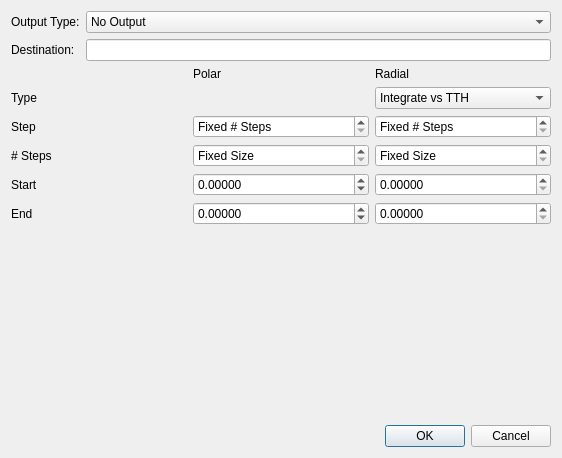
<?xml version="1.0" encoding="UTF-8"?>
<ui version="4.0">
 <class>QxrdPolarTransformDialog</class>
 <widget class="QDialog" name="QxrdPolarTransformDialog">
  <property name="geometry">
   <rect>
    <x>0</x>
    <y>0</y>
    <width>562</width>
    <height>458</height>
   </rect>
  </property>
  <property name="windowTitle">
   <string>Polar Transform Current Image...</string>
  </property>
  <layout class="QGridLayout" name="gridLayout_2">
   <item row="7" column="1">
    <spacer name="verticalSpacer">
     <property name="orientation">
      <enum>Qt::Vertical</enum>
     </property>
     <property name="sizeHint" stdset="0">
      <size>
       <width>268</width>
       <height>119</height>
      </size>
     </property>
    </spacer>
   </item>
   <item row="2" column="1">
    <widget class="QLineEdit" name="m_Destination"/>
   </item>
   <item row="2" column="0">
    <widget class="QLabel" name="label_8">
     <property name="text">
      <string>Destination:</string>
     </property>
    </widget>
   </item>
   <item row="5" column="0" colspan="2">
    <layout class="QGridLayout" name="gridLayout">
     <item row="0" column="1">
      <widget class="QLabel" name="label">
       <property name="text">
        <string>Polar</string>
       </property>
      </widget>
     </item>
     <item row="0" column="2">
      <widget class="QLabel" name="label_2">
       <property name="text">
        <string>Radial</string>
       </property>
      </widget>
     </item>
     <item row="1" column="0">
      <widget class="QLabel" name="label_3">
       <property name="text">
        <string>Type</string>
       </property>
      </widget>
     </item>
     <item row="1" column="2">
      <widget class="QComboBox" name="m_RadialType">
       <item>
        <property name="text">
         <string>Integrate vs TTH</string>
        </property>
       </item>
       <item>
        <property name="text">
         <string>Integrate vs Q</string>
        </property>
       </item>
       <item>
        <property name="text">
         <string>Integrate vs R</string>
        </property>
       </item>
      </widget>
     </item>
     <item row="2" column="0">
      <widget class="QLabel" name="label_4">
       <property name="text">
        <string>Step</string>
       </property>
      </widget>
     </item>
     <item row="2" column="1">
      <widget class="QDoubleSpinBox" name="m_PolarStep">
       <property name="specialValueText">
        <string>Fixed # Steps</string>
       </property>
       <property name="decimals">
        <number>5</number>
       </property>
       <property name="singleStep">
        <double>0.001000000000000</double>
       </property>
      </widget>
     </item>
     <item row="2" column="2">
      <widget class="QDoubleSpinBox" name="m_RadialStep">
       <property name="specialValueText">
        <string>Fixed # Steps</string>
       </property>
       <property name="decimals">
        <number>5</number>
       </property>
       <property name="singleStep">
        <double>0.001000000000000</double>
       </property>
      </widget>
     </item>
     <item row="3" column="0">
      <widget class="QLabel" name="label_5">
       <property name="text">
        <string># Steps</string>
       </property>
      </widget>
     </item>
     <item row="4" column="0">
      <widget class="QLabel" name="label_6">
       <property name="text">
        <string>Start</string>
       </property>
      </widget>
     </item>
     <item row="4" column="1">
      <widget class="QDoubleSpinBox" name="m_PolarStart">
       <property name="decimals">
        <number>5</number>
       </property>
       <property name="minimum">
        <double>-360.000000000000000</double>
       </property>
       <property name="maximum">
        <double>720.000000000000000</double>
       </property>
      </widget>
     </item>
     <item row="4" column="2">
      <widget class="QDoubleSpinBox" name="m_RadialStart">
       <property name="decimals">
        <number>5</number>
       </property>
       <property name="maximum">
        <double>10000.000000000000000</double>
       </property>
      </widget>
     </item>
     <item row="5" column="0">
      <widget class="QLabel" name="label_7">
       <property name="text">
        <string>End</string>
       </property>
      </widget>
     </item>
     <item row="5" column="1">
      <widget class="QDoubleSpinBox" name="m_PolarEnd">
       <property name="decimals">
        <number>5</number>
       </property>
       <property name="minimum">
        <double>-360.000000000000000</double>
       </property>
       <property name="maximum">
        <double>720.000000000000000</double>
       </property>
      </widget>
     </item>
     <item row="5" column="2">
      <widget class="QDoubleSpinBox" name="m_RadialEnd">
       <property name="decimals">
        <number>5</number>
       </property>
       <property name="maximum">
        <double>10000.000000000000000</double>
       </property>
      </widget>
     </item>
     <item row="3" column="1">
      <widget class="QSpinBox" name="m_PolarNSteps">
       <property name="specialValueText">
        <string>Fixed Size</string>
       </property>
       <property name="maximum">
        <number>10000</number>
       </property>
      </widget>
     </item>
     <item row="3" column="2">
      <widget class="QSpinBox" name="m_RadialNSteps">
       <property name="specialValueText">
        <string>Fixed Size</string>
       </property>
       <property name="maximum">
        <number>10000</number>
       </property>
      </widget>
     </item>
    </layout>
   </item>
   <item row="8" column="0" colspan="2">
    <widget class="QDialogButtonBox" name="buttonBox">
     <property name="orientation">
      <enum>Qt::Horizontal</enum>
     </property>
     <property name="standardButtons">
      <set>QDialogButtonBox::Cancel|QDialogButtonBox::Ok</set>
     </property>
    </widget>
   </item>
   <item row="0" column="0">
    <widget class="QLabel" name="label_9">
     <property name="text">
      <string>Output Type:</string>
     </property>
    </widget>
   </item>
   <item row="0" column="1">
    <widget class="QComboBox" name="m_OutputType">
     <item>
      <property name="text">
       <string>No Output</string>
      </property>
     </item>
     <item>
      <property name="text">
       <string>Data in 'Destination'</string>
      </property>
     </item>
     <item>
      <property name="text">
       <string>Radial Plot</string>
      </property>
     </item>
     <item>
      <property name="text">
       <string>Polar Plot</string>
      </property>
     </item>
    </widget>
   </item>
  </layout>
 </widget>
 <resources/>
 <connections>
  <connection>
   <sender>buttonBox</sender>
   <signal>accepted()</signal>
   <receiver>QxrdPolarTransformDialog</receiver>
   <slot>accept()</slot>
   <hints>
    <hint type="sourcelabel">
     <x>248</x>
     <y>254</y>
    </hint>
    <hint type="destinationlabel">
     <x>157</x>
     <y>274</y>
    </hint>
   </hints>
  </connection>
  <connection>
   <sender>buttonBox</sender>
   <signal>rejected()</signal>
   <receiver>QxrdPolarTransformDialog</receiver>
   <slot>reject()</slot>
   <hints>
    <hint type="sourcelabel">
     <x>316</x>
     <y>260</y>
    </hint>
    <hint type="destinationlabel">
     <x>286</x>
     <y>274</y>
    </hint>
   </hints>
  </connection>
 </connections>
</ui>
